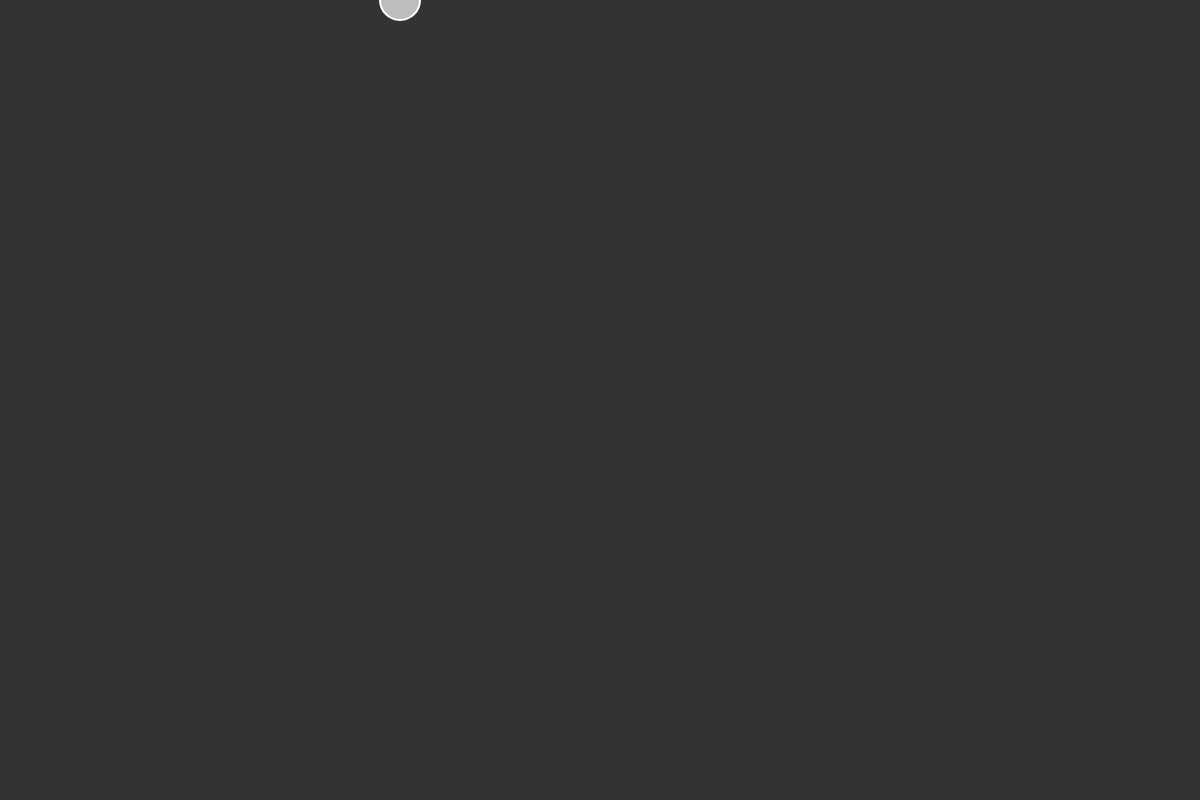
Frame 1 (no input)
Frame 60 (no input): blank canvas, image omitted
Frame 120 (the mouse pressed at the canvas centre since frame 60): blank canvas, image omitted

The p5.js sketch that drew this single still picture (run headless with seeded random() and noise() and a simulated clock; from frame 60 on, the mouse is pressed at the canvas centre):

// p5.js sketch
// ── sketch.js
function setup() {
	createCanvas(1200, 800);
	// jugador = new Jugador();
	pelota = new Pelota();
}

function draw() {

	background(51);
	pelota.dibujar();
	pelota.mover()

	// jugador.dibujar();
	// jugador.mover();
	// jugador.atacar();
}

// ── contador.js
class Contador {

	constructor() {
		this.cont = 0;
	}

	calcular() {
		this.cont++;
	}

	getCont() {
		return this.cont;
	}

	setCont(cont) {
		this.cont = cont;
	}
}
// ── jugador.js
class Jugador {

	constructor() {
		this.color = '#E0F2F1';

		this.ancho = 40;
		this.largo = 60;

		this.xPosicion = 0;
		this.yPosicion = height - this.largo - 1;

		this.proyectil = [];
		this.proyectil[0] = new Proyectil(this.xPosicion, this.yPosicion);

		this.disparar = false;

		this.contador = new Contador();

		this.numeroProyectiles = 0;
	}

	dibujar() {
		fill(this.color);
		rect(this.xPosicion, this.yPosicion, this.ancho, this.largo);
	}

	// El movimiento solo es lateral		
	mover() {
		if (keyIsDown(RIGHT_ARROW)) {
			this.xPosicion += 15;
		}
		if (keyIsDown(LEFT_ARROW)) {
			this.xPosicion -= 15;
		}
	}

	atacar() {

		this.contador.calcular();

		if (keyIsDown(32) && !this.disparar) {
			this.disparar = true;
		}

		if (this.disparar) {
			if (keyIsDown(32)) {
				if(this.contador.getCont() % 5 == 0){
					this.crearProyectiles();
				}
				
			}
			if (!keyIsDown(32) && this.disparar) {
				this.dejaDeDisparar();
			}
		}

		this.dibujarProyectiles();
	}

	crearProyectiles() {
		let espacioEntreProyectiles = -100;
		this.proyectil[this.numeroProyectiles] = new Proyectil(this.xPosicion + this.ancho / 2 - this.proyectil[0].getAncho() / 2, this.yPosicion + 1 + this.largo + espacioEntreProyectiles);
		console.log(this.proyectil.length)
		this.numeroProyectiles++;

	}

	dibujarProyectiles() {
		for (var i = 0; i < this.proyectil.length; i++) {
			this.proyectil[i].dibujar();
			this.proyectil[i].mover();
		}
	}

	borrarProyectiles() {

	}

	dejaDeDisparar() {
		this.disparar = false;
		this.contador.setCont(0);
		this.numeroProyectiles = 0;
	}

	isDisparar() {
		return this.disparar;
	}

	getXPosicion() {
		return this.xPosicion;
	}

	getYPosicion() {
		return this.yPosicion;
	}
}
// ── pelota.js
class Pelota {

	constructor() {
		this.color = '#BDBDBD';
		this.radio = 20;

		this.xPosicionInicial = 400;
		this.yPosicionInicial = 0 + this.radio;

		this.xPosicion = 400;
		this.yPosicion = 0;

		this.yVelocidadInicial = 0;
		this.xVelocidadInicial = 10;

		this.tiempoInicial = 0;

		this.contador = new Contador();
		this.t = 0;

		this.gravedad = 0.8;
	}


	dibujar() {
		fill(this.color);
		strokeWeight(2);
		stroke('#FFFFFF');

		ellipse(this.xPosicion, this.yPosicion, this.radio * 2, this.radio * 2);
		console.log(this.yPosicion);
	}

	mover(){
		if(this.contador.getCont() % 60 == 0){
			this.moverEnEjeY();
			this.moverEnEjeX();
			this.t++;
		}
	}

	moverEnEjeY() {
		if (this.contador.getCont() % 60 == 0) {			
			this.yPosicion = this.yPosicionInicial + this.yVelocidadInicial * (this.t - this.tiempoInicial) + (1 / 2) * this.gravedad * (pow(this.t, 2) - pow(this.tiempoInicial, 2));
		}		
	}

	moverEnEjeX() {
		if (this.contador.getCont() % 60 == 0) {			
			this.xPosicion = this.xPosicionInicial + this.xVelocidadInicial * this.t;
		}		
	}


}
// ── proyectil.js
class Proyectil {

	constructor(x,y) {
		this.color = '#F48FB1';

		this.ancho = 20;
		this.largo = 30;

		this.xPosicion = x;
		this.yPosicion = y;		

		this.velocidad = 20;
	}

	dibujar() {
		fill(this.color);
		rect(this.xPosicion, this.yPosicion, this.ancho, this.largo);
	}

	mover(){
		this.yPosicion -= this.velocidad; 
	}

	getXPosicion(){
		return this.xPosicion;
	}

	getYPosicion(){
		return this.yPosicion;
	}


	setXPosicion(x){
		this.xPosicion = x;
	}

	setYPosicion(y){
		this.yPosicion = y;
	}
	
	getAncho(){
		return this.ancho;
	}
}
